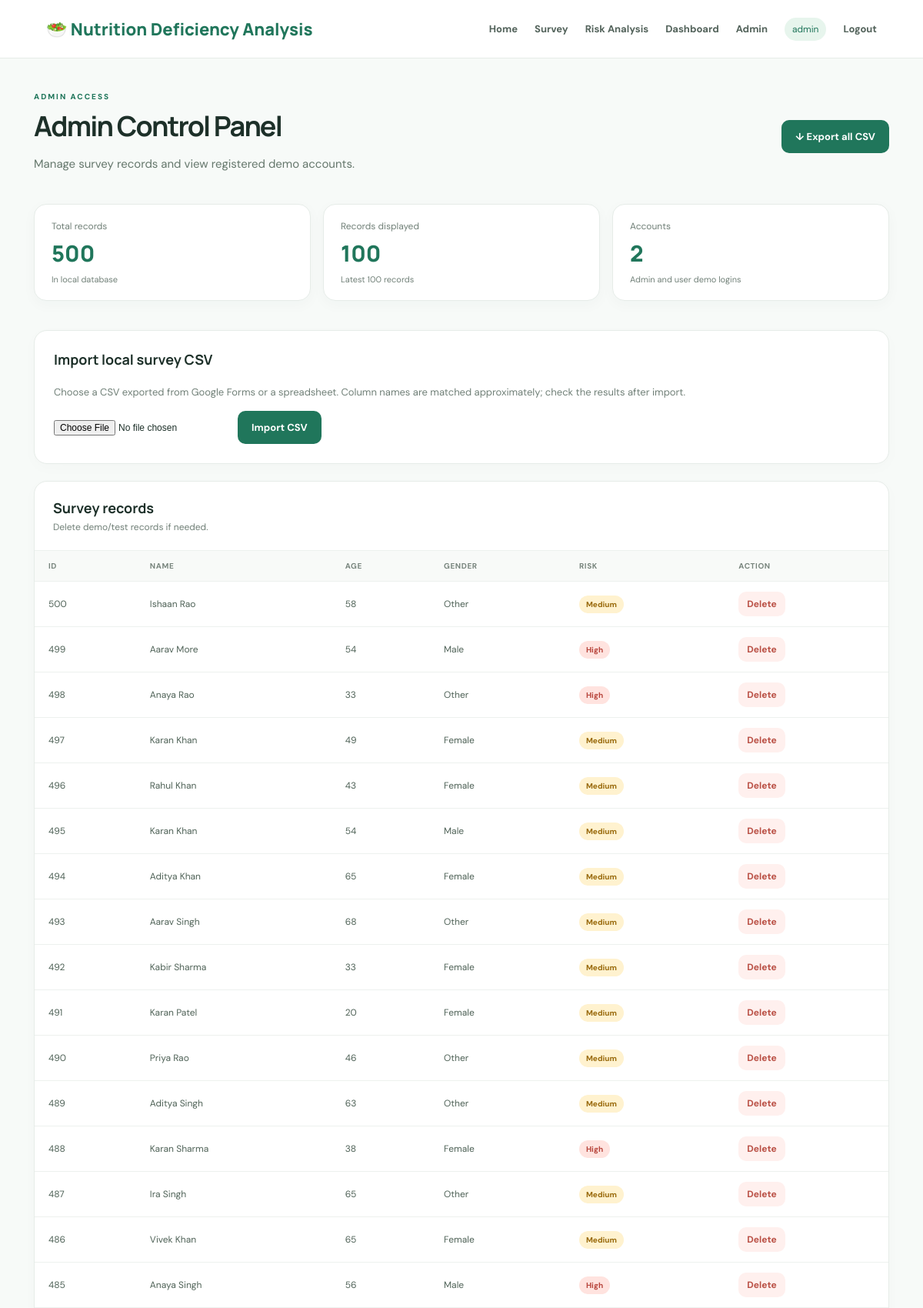
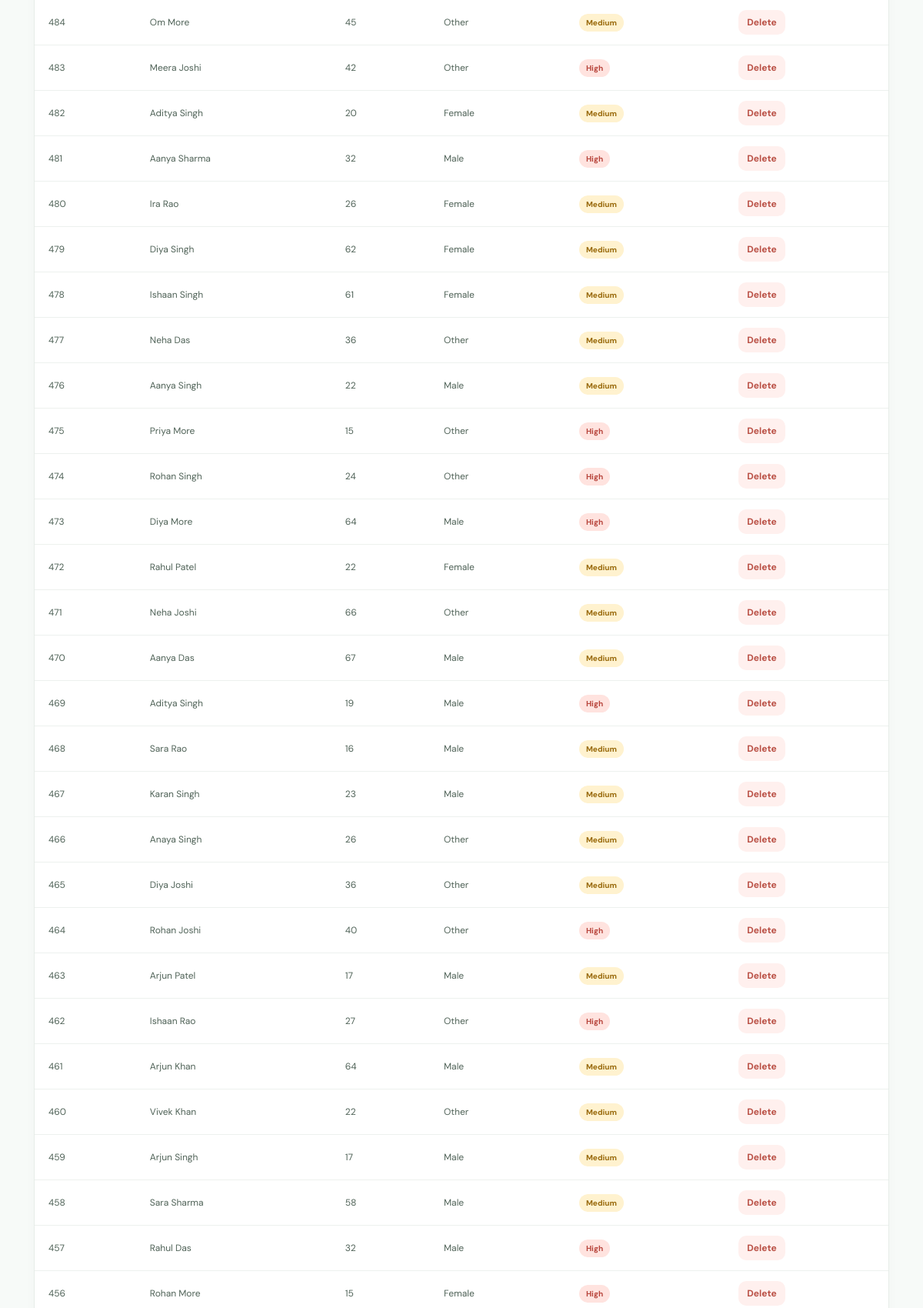
The page /admin (signed in, upper part) on the database its author committed (2 pictures, top to bottom).
### tables this page shows
CREATE TABLE surveys (
        id INTEGER PRIMARY KEY AUTOINCREMENT, name TEXT, age INTEGER, gender TEXT,
        occupation TEXT, fruit_intake TEXT, vegetables TEXT, protein_food TEXT,
        junk_food TEXT, weakness TEXT, symptoms TEXT, supplements TEXT,
        skip_meals TEXT, nutrition_awareness TEXT, risk_level TEXT, created_at TEXT DEFAULT CURRENT_TIMESTAMP);

### app.py (the view)
@app.route("/admin")
@login_required
@admin_required
def admin():
    conn = db()
    rows = conn.execute("SELECT * FROM surveys ORDER BY id DESC LIMIT 100").fetchall()
    total = conn.execute("SELECT COUNT(*) FROM surveys").fetchone()[0]
    users = conn.execute("SELECT id,username,role FROM users ORDER BY id").fetchall()
    conn.close()
    return render_template("admin.html", rows=rows, total=total, users=users)

### app.py (called while the page is built)
def db():
    conn = sqlite3.connect(DB_PATH)
    conn.row_factory = sqlite3.Row
    return conn

def login_required(fn):
    @wraps(fn)
    def wrapper(*args, **kwargs):
        if "user_id" not in session:
            flash("Please log in to access this page.", "warning")
            return redirect(url_for("login"))
        return fn(*args, **kwargs)
    return wrapper

def admin_required(fn):
    @wraps(fn)
    def wrapper(*args, **kwargs):
        if session.get("role") != "admin":
            flash("Admin access is required.", "danger")
            return redirect(url_for("dashboard"))
        return fn(*args, **kwargs)
    return wrapper

### templates/admin.html (shortened to what this page needs)
{% extends "base.html" %}{% block title %}Admin Panel | Nutrition Deficiency Analysis{% endblock %}
{% block content %}
<div class="dashboard-head"><div><span class="eyebrow">ADMIN ACCESS</span><h1>Admin Control Panel</h1><p>Manage survey records and view registered demo accounts.</p></div><a class="btn primary" href="{{ url_for('export_csv') }}">↓ Export all CSV</a></div>
<div class="stats"><div class="stat"><span>Total records</span><strong>{{ total }}</strong><small>In local database</small></div><div class="stat"><span>Records displayed</span><strong>{{ rows|length }}</strong><small>Latest 100 records</small></div><div class="stat"><span>Accounts</span><strong>{{ users|length }}</strong><small>Admin and user demo logins</small></div></div>
<div class="content-card"><h2>Import local survey CSV</h2><p>Choose a CSV exported from Google Forms or a spreadsheet. Column names are matched approximately; check the results after import.</p><form method="post" action="{{ url_for('upload_csv') }}" enctype="multipart/form-data" class="upload-form"><input type="file" name="file" accept=".csv" required><button class="btn primary" type="submit">Import CSV</button></form></div>
<div class="table-card"><div class="table-heading"><div><h2>Survey records</h2><p>Delete demo/test records if needed.</p></div></div><div class="table-scroll"><table><thead><tr><th>ID</th><th>Name</th><th>Age</th><th>Gender</th><th>Risk</th><th>Action</th></tr></thead><tbody>{% for r in rows %}<tr><td>{{ r.id }}</td><td>{{ r.name }}</td><td>{{ r.age }}</td><td>{{ r.gender }}</td><td><span class="tag {{ r.risk_level|lower }}">{{ r.risk_level }}</span></td><td><form method="post" action="{{ url_for('delete_survey', survey_id=r.id) }}" onsubmit="return confirm('Delete this record?');"><button class="btn danger small" type="submit">Delete</button></form></td></tr>{% endfor %}</tbody></table></div></div>
{% endblock %}

### static/style.css (style rules this page uses)
:root { --green:#20765b;--green2:#dff3e9;--ink:#1d3029;--muted:#718078;--line:#e6ece8;--bg:#f7faf8;--white:#fff;--shadow:0 12px 35px rgba(35,73,54,.07) }
* { box-sizing:border-box }
body { margin:0;background:var(--bg);color:var(--ink);font-family:'DM Sans',sans-serif;font-size:15px }
a { color:inherit;text-decoration:none }
.eyebrow { font-size:10px;letter-spacing:2px;font-weight:800;color:var(--green) }
h1,h2,h3 { font-family:Manrope,sans-serif }
h1 { font-size:clamp(32px,4vw,49px);letter-spacing:-1.8px;line-height:1.13;margin:13px 0 18px }
.hero p,.page-heading p,.dashboard-head p { line-height:1.75;color:#65776c;max-width:570px }
.btn { border:0;display:inline-flex;align-items:center;justify-content:center;padding:13px 18px;border-radius:10px;font:700 13px 'DM Sans',sans-serif;cursor:pointer;transition:.15s }
.primary { background:var(--green);color:#fff }
.danger { background:#fff0ee;color:#ba5146 }
.small { padding:8px 11px;font-size:12px }
.stats { display:grid;grid-template-columns:repeat(3,1fr);gap:16px;margin:24px 0 38px }
.stat { background:#fff;border:1px solid var(--line);border-radius:16px;padding:20px 22px;box-shadow:0 5px 18px #23493608 }
.stat span,.stat small { display:block;color:var(--muted);font-size:12px }
.stat strong { display:block;font:800 29px Manrope,sans-serif;margin:7px 0;color:var(--green) }
.stat small { font-size:11px }
.page-heading h1,.dashboard-head h1 { font-size:36px;margin:10px 0 }
.form-section,.content-card,.table-card,.chart-card { background:#fff;border:1px solid var(--line);border-radius:17px;padding:25px;box-shadow:0 5px 20px #23493605 }
.form-section h2,.content-card h2,.chart-card h2,.table-heading h2 { font-size:18px;margin:0 0 20px }
.medium { color:#9a6b0d }
.high { color:#b8463d }
.risk-pill.medium,.tag.medium { background:#fff2cf }
.risk-pill.high,.tag.high { background:#ffe3df }
.dashboard-head { display:flex;justify-content:space-between;align-items:center;gap:20px;margin-bottom:24px }
.table-card { padding:0;overflow:hidden;margin-top:22px }
.table-heading { display:flex;align-items:center;justify-content:space-between;padding:22px 24px }
.table-heading h2 { margin:0 0 5px }
.table-heading p { font-size:12px;color:var(--muted);margin:0 }
.table-scroll { overflow-x:auto }
table { width:100%;border-collapse:collapse;white-space:nowrap }
th,td { text-align:left;padding:13px 18px;border-top:1px solid #edf1ee;font-size:12px }
th { background:#f8faf8;color:#78857d;font-size:10px;text-transform:uppercase;letter-spacing:.6px }
td { color:#4f6257 }
.tag { font-size:10px;font-weight:800;padding:5px 9px;border-radius:15px }
.content-card { margin:20px 0 }
.content-card p { font-size:13px;color:var(--muted);line-height:1.7 }
.upload-form { display:flex;gap:12px;align-items:center;flex-wrap:wrap }
.upload-form input { font-size:12px }

### rows shown on the page
surveys: id "500", name "Ishaan Rao", age "58", gender "Other", risk_level "Medium"
surveys: id "499", name "Aarav More", age "54", gender "Male", risk_level "High"
surveys: id "498", name "Anaya Rao", age "33", gender "Other", risk_level "High"
surveys: id "497", name "Karan Khan", age "49", gender "Female", risk_level "Medium"
surveys: id "496", name "Rahul Khan", age "43", gender "Female", risk_level "Medium"
surveys: id "495", name "Karan Khan", age "54", gender "Male", risk_level "Medium"
surveys: id "494", name "Aditya Khan", age "65", gender "Female", risk_level "Medium"
surveys: id "493", name "Aarav Singh", age "68", gender "Other", risk_level "Medium"
surveys: id "492", name "Kabir Sharma", age "33", gender "Female", risk_level "Medium"
surveys: id "491", name "Karan Patel", age "20", gender "Female", risk_level "Medium"
surveys: id "490", name "Priya Rao", age "46", gender "Other", risk_level "Medium"
surveys: id "489", name "Aditya Singh", age "63", gender "Other", risk_level "Medium"
surveys: id "488", name "Karan Sharma", age "38", gender "Female", risk_level "High"
surveys: id "487", name "Ira Singh", age "65", gender "Other", risk_level "Medium"
surveys: id "486", name "Vivek Khan", age "65", gender "Female", risk_level "Medium"
surveys: id "485", name "Anaya Singh", age "56", gender "Male", risk_level "High"
surveys: id "484", name "Om More", age "45", gender "Other", risk_level "Medium"
surveys: id "483", name "Meera Joshi", age "42", gender "Other", risk_level "High"
surveys: id "482", name "Aditya Singh", age "20", gender "Female", risk_level "Medium"
surveys: id "481", name "Aanya Sharma", age "32", gender "Male", risk_level "High"
surveys: id "480", name "Ira Rao", age "26", gender "Female", risk_level "Medium"
surveys: id "479", name "Diya Singh", age "62", gender "Female", risk_level "Medium"
surveys: id "478", name "Ishaan Singh", age "61", gender "Female", risk_level "Medium"
surveys: id "477", name "Neha Das", age "36", gender "Other", risk_level "Medium"
surveys: id "476", name "Aanya Singh", age "22", gender "Male", risk_level "Medium"
surveys: id "475", name "Priya More", age "15", gender "Other", risk_level "High"
surveys: id "474", name "Rohan Singh", age "24", gender "Other", risk_level "High"
surveys: id "473", name "Diya More", age "64", gender "Male", risk_level "High"
surveys: id "472", name "Rahul Patel", age "22", gender "Female", risk_level "Medium"
surveys: id "471", name "Neha Joshi", age "66", gender "Other", risk_level "Medium"
surveys: id "470", name "Aanya Das", age "67", gender "Male", risk_level "Medium"
surveys: id "469", name "Aditya Singh", age "19", gender "Male", risk_level "High"
surveys: id "468", name "Sara Rao", age "16", gender "Male", risk_level "Medium"
surveys: id "467", name "Karan Singh", age "23", gender "Male", risk_level "Medium"
surveys: id "466", name "Anaya Singh", age "26", gender "Other", risk_level "Medium"
surveys: id "465", name "Diya Joshi", age "36", gender "Other", risk_level "Medium"
surveys: id "464", name "Rohan Joshi", age "40", gender "Other", risk_level "High"
surveys: id "463", name "Arjun Patel", age "17", gender "Male", risk_level "Medium"
surveys: id "462", name "Ishaan Rao", age "27", gender "Other", risk_level "High"
surveys: id "461", name "Arjun Khan", age "64", gender "Male", risk_level "Medium"
surveys: id "460", name "Vivek Khan", age "22", gender "Other", risk_level "Medium"
surveys: id "459", name "Arjun Singh", age "17", gender "Male", risk_level "Medium"
surveys: id "458", name "Sara Sharma", age "58", gender "Male", risk_level "Medium"
surveys: id "457", name "Rahul Das", age "32", gender "Male", risk_level "High"
surveys: id "456", name "Rohan More", age "15", gender "Female", risk_level "High"

### other values the page prints
{{ session.get('username') }} "admin"
{{ total }} "500"
{{ rows|length }} "100"
{{ users|length }} "2"
